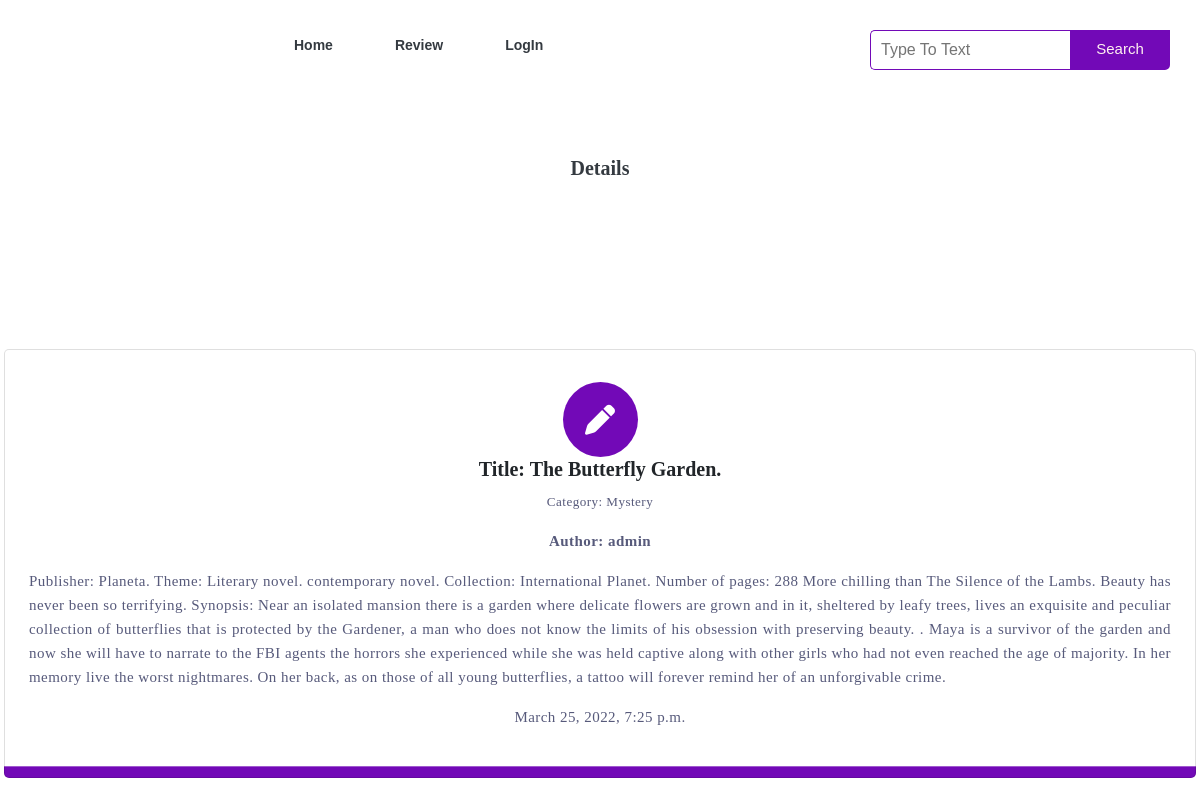
Page /posts/2/ on the committed database.
### posts/models.py (models this page shows, shortened)
class Post(models.Model):
    title = models.CharField(max_length=128)
    author = models.ForeignKey(
        get_user_model(),
        on_delete=models.CASCADE
    )
    body = models.TextField()
    created_on = models.DateTimeField(auto_now_add=True)
    theme = models.ForeignKey(
        Theme,
        on_delete=models.CASCADE
    )

class Theme(models.Model):
    description = models.CharField(max_length=512)
    def __str__(self):
        return self.description

### posts/views.py (the view)
# urls.py: path('<int:pk>/', PostDetailView.as_view(), name='post_detail'),
class PostDetailView(DetailView):
    template_name = "posts/detail.html"
    model = Post

### templates/posts/detail.html (shortened to what this page needs)
{% extends 'base.html' %}
{% block content %}
<section>
            <h1>Details</h1>
        <div class="row">
            <div class="column" >
                <div class="card">
                    <div class="icon-wrapper">
                        <i class="fa-solid fa-pen"></i>
                    </div>
                    <h3 class="card-title text-dark">Title: {{ post.title }}</h3>
                    <p> <small>Category: {{post.theme}} </small></p>
                    <p><b> Author: {{ post.author }}</b></p>
                    <p class="p-detail">{{post.body}}</p>
                    <p class="p1-detail">{{ post.created_on }}</p>
                </div>
            </div>
        </div>
</section>
{% endblock content %}

### static/css/home.css (style rules this page uses)
* { padding: 0; margin: 0; box-sizing: border-box; font-family: Verdana; }
section { height: 100vh; width: 100%; display: grid; place-items: center; }
.row { display: flex; flex-wrap: wrap; }
.column { width: 100%; padding: 0 1em 1em 1em; text-align: center; }
.card { width: 100%; height: 100%; padding: 2em 1.5em; background: linear-gradient(#ffffff 50%, #7209b7 50%); background-size: 100% 200%; background-position: 0 2.5%; border-radius: 5px; box-shadow: e 0 35px Orgba (0, 0, 0, 0.12); cursor: pointer; }
h1 { font-size: 20px; font-weight: 600; color: #343a40; margin: lem 0; }
p { color: #575a7b; font-size: 17px; line-height: 1.6; letter-spacing: 0.03em; }
.icon-wrapper { background-color: #7209b7; position: relative; margin: auto; font-size: 30px; height: 2.5em; width: 2.5em; color: #ffffff; border-radius: 50%; display: grid; place-items: center; transition: 0.5s; }

### static/css/base.css (style rules this page uses)
* { margin: 0; padding: 0; }

### static/css/listPosts.css (style rules this page uses)
* { padding: 0; margin: 0; box-sizing: border-box; font-family: Verdana; }
section { height: 100vh; width: 100%; display: grid; place-items: center; }
.row { display: flex; flex-wrap: wrap; }
.column { width: 100%; padding: 0 1em 1em 1em; text-align: center; }
.card { width: 100%; height: 100%; padding: 2em 1.5em; background: linear-gradient(#ffffff 50%, #7209b7 50%); background-size: 100% 200%; background-position: 0 2.5%; border-radius: 5px; box-shadow: e 0 35px Orgba (0, 0, 0, 0.12); cursor: pointer; }
h3 { font-size: 20px; font-weight: 600; color: #343a40; margin: lem 0; }
p { color: #575a7b; font-size: 15px; line-height: 1.6; letter-spacing: 0.03em; }
.icon-wrapper { background-color: #7209b7; position: relative; margin: auto; font-size: 30px; height: 2.5em; width: 2.5em; color: #ffffff; border-radius: 50%; display: grid; place-items: center; transition: 0.5s; }

### static/css/detail.css (style rules this page uses)
* { padding: 0; margin: 0; box-sizing: border-box; font-family: Verdana; }
section { height: 100vh; width: 100%; display: grid; place-items: center; }
.row { display: flex; flex-wrap: wrap; }
.column { width: 100%; padding: 0 1em 1em 1em; }
.card { width: 100%; height: 100%; padding: 2em 1.5em; background: linear-gradient(#ffffff 50%, #7209b7 50%); background-size: 100% 200%; background-position: 0 2.5%; border-radius: 5px; box-shadow: e 0 35px Orgba (0, 0, 0, 0.12); cursor: pointer; }
h3 { font-size: 20px; font-weight: 600; color: #343a40; margin: lem 0; }
.p-detail, p1-detail { color: #575a7b; font-size: 15px; line-height: 1.6; letter-spacing: 0.03em; text-align: justify; }
.icon-wrapper { background-color: #7209b7; position: relative; margin: auto; font-size: 30px; height: 2.5em; width: 2.5em; color: #ffffff; border-radius: 50%; display: grid; place-items: center; transition: 0.5s; }

### rows in the picture
Post: title "The Butterfly Garden.", theme "Mystery", author "admin", body "Publisher: Planeta. Theme: Literary novel. contemporary novel. Collection: International Planet. Number of pages: 288 More chilling than The Silence of the Lambs. Beauty has never been so terrifying. Synopsis: Near an isolated mansion there is a garden where delicate flowers are grown and in it, sheltered by leafy trees, lives an exquisite and peculiar collection of butterflies that is protected by the Gardener, a man who does not know the limits of his obsession with preserving beauty. . Maya is a survivor of the garden and now she will have to narrate to the FBI agents the horrors she experienced while she was held captive along with other girls who had not even reached the age of…", created_on "March 25, 2022, 7:25 p.m."
